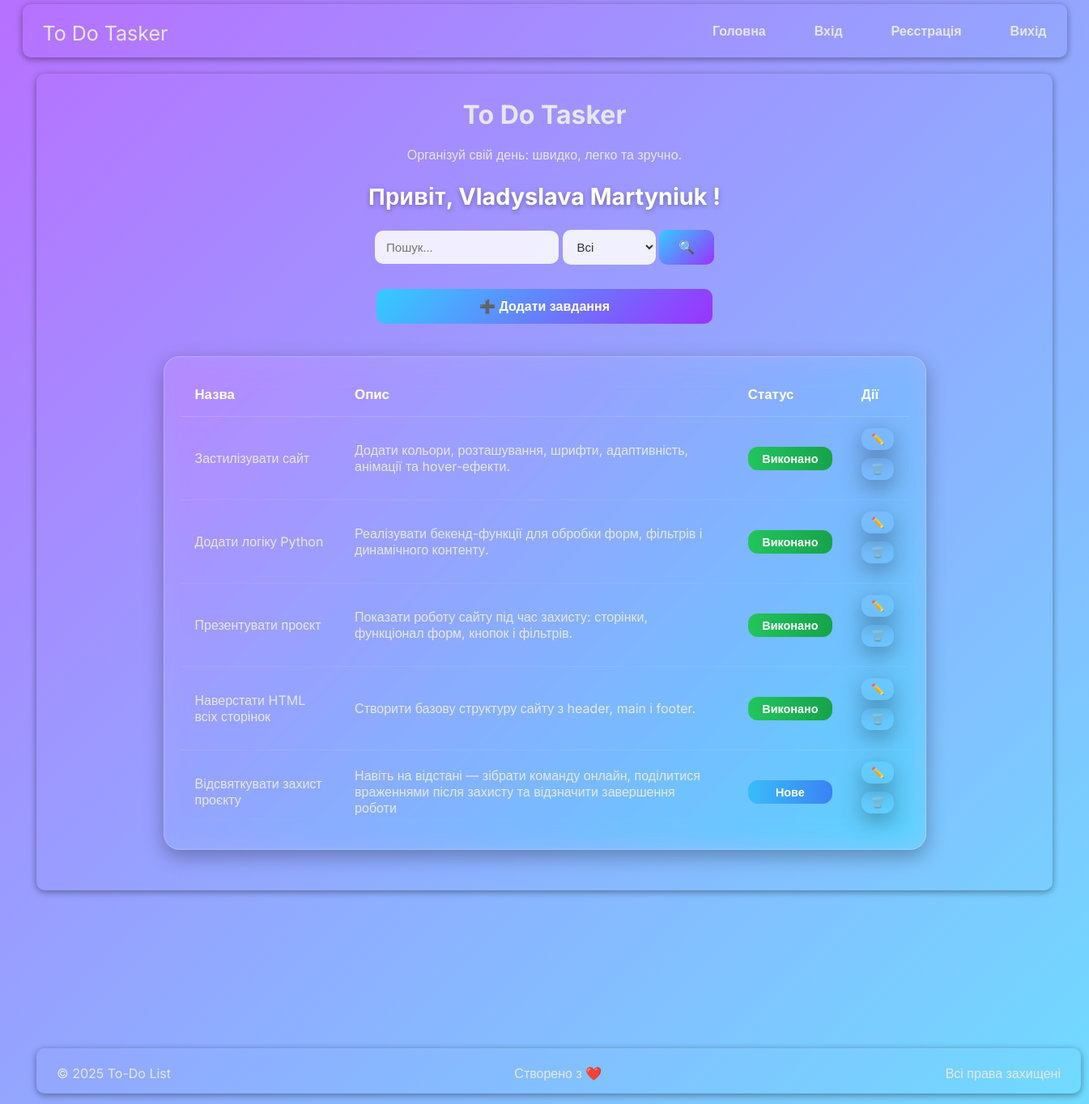
The page / (signed in) on the database its author committed.
### models/task.py (models this page shows, shortened)
class Task(Base):
    __tablename__ = "tasks"
    id: Mapped[int] = mapped_column(Integer, primary_key=True, index=True)
    title: Mapped[str] = mapped_column(String, nullable=False)
    description: Mapped[str] = mapped_column(String, nullable=False)
    status: Mapped[str] = mapped_column(String, default="new")
    user_id: Mapped[int] = mapped_column(ForeignKey("users.id"), nullable=True)
    user: Mapped["User"] = relationship("User", back_populates="tasks")

### app.py (the view)
@app.route("/", methods=["GET"])
def tasks_page():
    if "user_id" not in session:
        return redirect(url_for("login"))
    q = request.args.get("q", "").strip()
    status = request.args.get("status", "")
    with SessionLocal() as db:
        query = db.query(Task).filter(Task.user_id == session["user_id"])
        if q:
            query = query.filter(func.lower(Task.title).like(f"%{q.lower()}%"))
        if status:
            query = query.filter(Task.status == status)
        tasks = query.all()
    return render_template(
        "tasks.html",
        tasks=tasks,
        search=q,
        status=status,
        username=session["username"]
    )

### templates/tasks.html (shortened to what this page needs)
{% extends "base.html" %}
{% block content %}
<div class="first-div">
        <h1>To Do Tasker</h1>
        <p>Організуй свій день: швидко, легко та зручно.</p>
        <h2 class="tasks-greating" >Привіт, {{ username }} !</h2>
     <div class="tasks_filters centered">
    <form method="get" action="{{ url_for('tasks_page') }}" class="task_filter_form" >
        <input type="text" name="q" value="{{ search }}" placeholder="Пошук..."  class="task_filter_input">
        <select name="status"class="task_filter_select">
            <option value="">Всі</option>
        </select>
        <button type="submit" class="task_filter_button">
            🔍
        </button>
    </form>
</div>
    <div class="btn_wrapper">
        <button type="button" class="add_task-button">
        <a href="{{ url_for('add_task') }}"
           class="add_task-link ">
            ➕ Додати завдання
        </a>
    </button>
    </div>
    <div class="table-wrapper">
        <table class="table-glass">
            <thead>
                <tr class="bg-gray-200 text-gray-700">
                    <th class="px-4 py-2 text-left">Назва</th>
                    <th class="px-4 py-2 text-left">Опис</th>
                    <th class="px-4 py-2 text-left">Статус</th>
                    <th class="px-4 py-2 text-center">Дії</th>
                </tr>
            </thead>
            <tbody>
                {% for task in tasks %}
                    <tr class="border-b hover:bg-gray-50">
                        <td class="px-4 py-2 font-medium">{{ task.title }}</td>
                        <td class="px-4 py-2">{{ task.description }}</td>
                        <td class="px-4 py-2">
                            {% if task.status == "new" %}
                                <span class="status-badge status-new">Нове</span>
                            {% elif task.status == "in_progress" %}
                                <span class="status-badge status-progress">В процесі</span>
                            {% elif task.status == "done" %}
                               <span class="status-badge status-done">Виконано</span>
                            {% endif %}
                        </td>
                        <td class="px-4 py-2 text-center flex justify-center gap-2">
                            <form action="{{ url_for('edit_task', task_id=task.id, q=search, status=status) }}" method="get">
    <button type="submit" class="action_button">✏️</button>
</form>
                          <form method="post" action="{{ url_for('delete_task', task_id=task.id, q=search, status=status) }}"
                            onsubmit="return confirm('Видалити це завдання?');">
                           <button type="submit" class="action_button">🗑️</button>
</form>
                        </td>
                    </tr>
                {% else %}
                    <tr>
                        <td colspan="4" class="text-center text-gray-500 py-4">Завдань поки немає</td>
                    </tr>
                {% endfor %}
            </tbody>
        </table>
    </div>
</div>
{% endblock %}

### templates/base.html (shortened to what this page needs)
<!DOCTYPE html>
<html lang="uk">
<head>
   <link rel="stylesheet" href="{{ url_for('static', filename='css/styles.css') }}">
</head>
<body>
  <div class="container">
      {% include '_header.html' %}
      <main>
          {% block content %}{% endblock %}
      </main>
      {% include '_footer.html' %}
  </div>
</body>
</html>

### templates/_header.html
<header>
    <div class="container header_container">
        <p ><a class="logo_link"href="/">To Do Tasker</a></p>
        <ul class="nav_list">
            <li><a class="nav_link" href="/">Головна</a></li>
            <li><a class="nav_link" href="/login">Вхід</a>  </li>
            <li><a class="nav_link" href="/register">Реєстрація</a></li>
            <li><a class="nav_link" href="/logout">Вихід</a></li>
        </ul>
    </div>
</header>

### templates/_footer.html
<footer >
     <div class="container footer_container">
        <p>© 2025 To-Do List</p>
        <p>Створено з ❤️ </p>
        <p>Всі права захищені</p>
    </div>
</footer>

### static/css/styles.css (style rules this page uses)
body { margin: 0; padding: 0; font-family: 'Inter', sans-serif; background: linear-gradient(to top left, rgba(51, 204, 255, 0.7), rgba(153, 51, 255, 0.7)), url('https://images.unsplash.com/photo-1508780709619-79562169bc64?auto=format&fit=crop&w=1920&q=80'); background-size: cover; background-position: center; background-attachment: fixed; }
.first-div { padding: 10px; border-radius: 10px; box-shadow: 0 2px 8px rgba(0,0,0,0.40); }
.tasks-greating { font-size: 1.8rem; font-weight: bold; color: #fff; text-shadow: 0 2px 6px rgba(0,0,0,0.3); text-align: center; }
.tasks_filters.centered { display: flex; justify-content: center; align-items: center; margin-bottom: 30px; }
.task_filter_input, .task_filter_select { flex: 1; padding: 12px 14px; border: none; border-radius: 10px; background: rgba(255,255,255,0.85); color: #333; font-size: 15px; outline: none; transition: all 0.3s ease; }
.task_filter_button { padding: 12px 24px; border: none; border-radius: 10px; background: linear-gradient(135deg, #33ccff, #9933ff); color: #fff; font-size: 16px; font-weight: 600; cursor: pointer; transition: 0.3s ease; }
.btn_wrapper { display: flex; justify-content: center; }
.add_task-button { width: 415px; padding: 12px; border: none; border-radius: 10px; background: linear-gradient(135deg, #33ccff, #9933ff); }
.add_task-link { text-decoration: none; color: #fff; font-size: 16px; font-weight: 600; cursor: pointer; }
.container { margin: 0 auto; padding: 5px 25px; box-shadow: 0 2px 8px rgba(0,0,0,0.40); }
.header_container { display: flex; background-color: transparent; justify-content: space-between; align-items: center; width: 1240px; border-radius: 10px; }
.nav_list { list-style: none; display: flex; gap: 40px; }
.nav_link { color: rgba(255,255,255,0.75); text-decoration: none; margin-left: 20px; font-weight: 600; transition: color var(--transition); }
main { padding: 20px; min-height: 300px; }
h1 { text-align: center; margin-bottom: 20px; color: #e5e7eb; }
p { text-align: center; margin-bottom: 10px; color: #e5e7eb; }
.logo_link { text-decoration: none; color: #e5e7eb; text-align: center; font-size: 25px; }
.table-wrapper { margin: 40px auto; padding: 20px; max-width: 900px; border-radius: 20px; background: rgba(255, 255, 255, 0.08); backdrop-filter: blur(16px) saturate(180%); -webkit-backdrop-filter: blur(16px) saturate(180%); border: 1px solid rgba(255, 255, 255, 0.2); box-shadow: 0 8px 24px rgba(0, 0, 0, 0.3); }
.table-glass { width: 100%; border-collapse: collapse; color: #ffffff; font-size: 1rem; }
.table-glass thead th { text-align: left; font-weight: 700; padding: 16px 18px; color: #ffffff; font-size: 1.05rem; border-bottom: 1px solid rgba(255, 255, 255, 0.15); }
.table-glass tbody td { padding: 14px 18px; border-bottom: 1px solid rgba(255, 255, 255, 0.08); color: #e5e7eb; transition: background 0.25s ease, transform 0.25s ease; }
.table-glass tbody tr:last-child td { border-bottom: none; }
.status-badge { display: inline-block; padding: 6px 12px; border-radius: 12px; font-size: 0.9rem; font-weight: 600; color: #fff; text-align: center; min-width: 80px; }
.status-new { background: linear-gradient(90deg, #38bdf8, #3b82f6); }
.status-done { background: linear-gradient(90deg, #22c55e, #16a34a); }
.action_button { padding: 6px 12px; border-radius: 12px; border: none; background-color:transparent; box-shadow: 0 8px 28px rgba(0, 0, 0, 0.35); margin-bottom: 10px; }
footer { background-color: transparent; color: #fff; padding: 10px 20px; text-align: center; margin-top: 165px; }
.footer_container { display: flex; justify-content: space-between; align-items: center; width: 1240px; border-radius: 10px; }

### rows shown on the page
Task: title "Застилізувати сайт", description "Додати кольори, розташування, шрифти, адаптивність, анімації та hover-ефекти.", status "Виконано"
Task: title "Додати логіку Python", description "Реалізувати бекенд-функції для обробки форм, фільтрів і динамічного контенту.", status "Виконано"
Task: title "Презентувати проєкт", description "Показати роботу сайту під час захисту: сторінки, функціонал форм, кнопок і фільтрів.", status "Виконано"
Task: title "Наверстати HTML всіх сторінок", description "Створити базову структуру сайту з header, main і footer.", status "Виконано"
Task: title "Відсвяткувати захист проєкту", description "Навіть на відстані — зібрати команду онлайн, поділитися враженнями після захисту та відзначити завершення роботи", status "Нове"

### other values the page prints
{{ username }} "Vladyslava Martyniuk"
